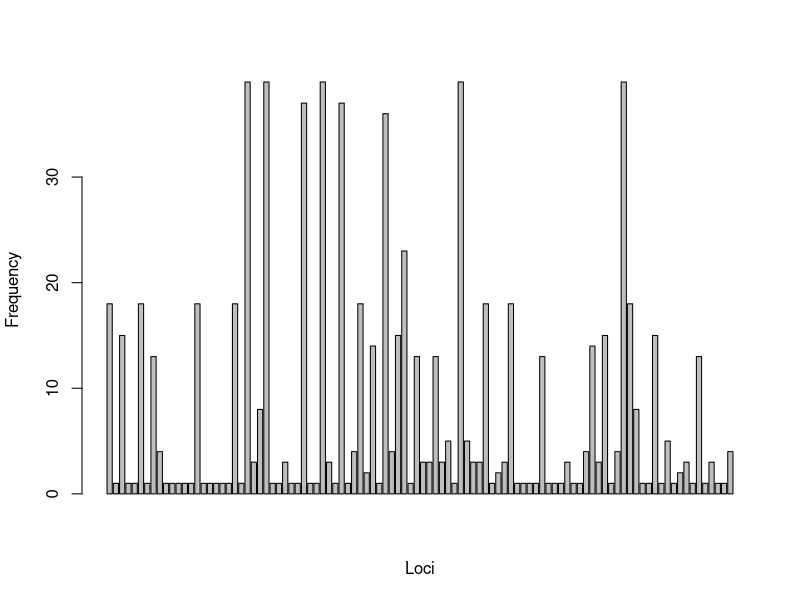

Here is the R script that generated this plot:
# Desc: 

############HOUSEKEEPING#############
rm(list = ls())

############DATA#################
bears <- read.csv("../data/bears.csv", colClasses = "character", stringsAsFactors = F, header = F)

############### FUNCTIONS ##################
Find_SNPs <- function(d){ #finds columns with more than 1 unique value and retruns them. 
    #VARS: d = data
    loci <- NULL
    for(i in 1:ncol(d)){
        if(length(unique(d[,i])) >1){ # find column with more than 1 unique value and record it
            loci <- c(loci, i) 
        }
    
    }
    return(loci)
}

Allele_Freq <- function(d, positions){ #finds frequecy of alleles when given an integer vector of positions 
    #VARS: d = data, positions = positions of alleles
    
    
    #define vars for building the dataframe at end.
    freqs <- rep(0, length(positions)) # allele frequencies
    allele1 <- rep(NA, length(positions)) # base allele
    allele2 <- rep(NA, length(positions)) # 1st allele that differs from baseline
    ##include allele 3 and 4 for non-diallelic data
    allele3 <- rep(NA, length(positions))
    allele4 <- rep(NA, length(positions))
    
    
    for(i in 1:length(positions)){

        for(s in 1:nrow(d)){
            
            if(d[s,positions[i]] != d[1,positions[i]]){
                freqs[i] <- freqs[i] + 1 # tick up the frequency for that row
                
            }
            if (length(unique(d[,positions[i]])) >= 2){
                allele1[i] <- unique(d[,positions[i]])[1]
                allele2[i] <- unique(d[,positions[i]])[2]
            }
            if (length(unique(d[,positions[i]])) >= 3){ # accounting for non-di-allelic data
                allele3[i] <- unique(d[,positions[i]])[3]
            }
            if (length(unique(d[,positions[i]])) >= 4){ # accounting for non-di-allelic data
                allele4[i] <- unique(d[,positions[i]])[4]    
                
            }
            
            
            
        }
        
    }
    freqDF <- rbind(positions, allele1)
    freqDF <- rbind(freqDF, allele2)
    if(all(is.na(allele3)) == F){  ## check if there is any data in allele 3 and 4, if so bind them
        freqDF <- rbind(freqDF, allele3)
    }
    if(all(is.na(allele4)) == F){
        freqDF <- rbind(freqDF, allele4)
    }
    
    freqDF <- rbind(freqDF, freqs) # bind the frequencies
    return(freqDF)
    
}



Geno_Freq <- function(d, position){#finds frequecy of genotypes when given an integer vector of positions.
    #assumes data is di-allelic
    #VARS: d = data, positions = positions of alleles
    
    label <- c("AA", "TT", "CC", "GG", "HZ")
    GenoDF <- matrix(0, ncol = 5, nrow = nrow(d)/2)
    for(i in position){# look at allele locus in chromosome 1 of ind
        ind <- ind + 1 # tick for next ind
        for(s in (1:nrow(d))){
            if(s %% 2 != 0){ # have loop only occur with odd numbers ie first chromosome of ind
                tmp <- s+1 #the pair chromosome row
                if(d[s,i] == d[tmp,i]){
                    pos <- match(paste(d[s,i], d[tmp,i], sep = ""), label) #find which col to place the value
                    print(pos)

                    GenoDF[ind, pos] <- GenoDF[ind, pos] + 1

                   # match(1, 2)
                }
                else{
                    GenoDF[ind, 5] <- GenoDF[ind, 5] + 1
                #currently making more entries than there are ind
                }
                ind <- ind + 1 # tick for next ind
                
            }
            
        }
    }
    colnames(GenoDF) <- label # add colnames
    rownames(GenoDF) <- position
}
###############MAIN###############


##Q1
SNPpos <- Find_SNPs(bears)
##Q2
freqs <- Allele_Freq(bears, SNPpos)
print(freqs) ##silly but asked to print it
barplot(as.numeric(freqs[4,]), xlab = "Loci", ylab = "Frequency")
##Q3




####### debugging #####
position <- SNPpos
d <- bears

